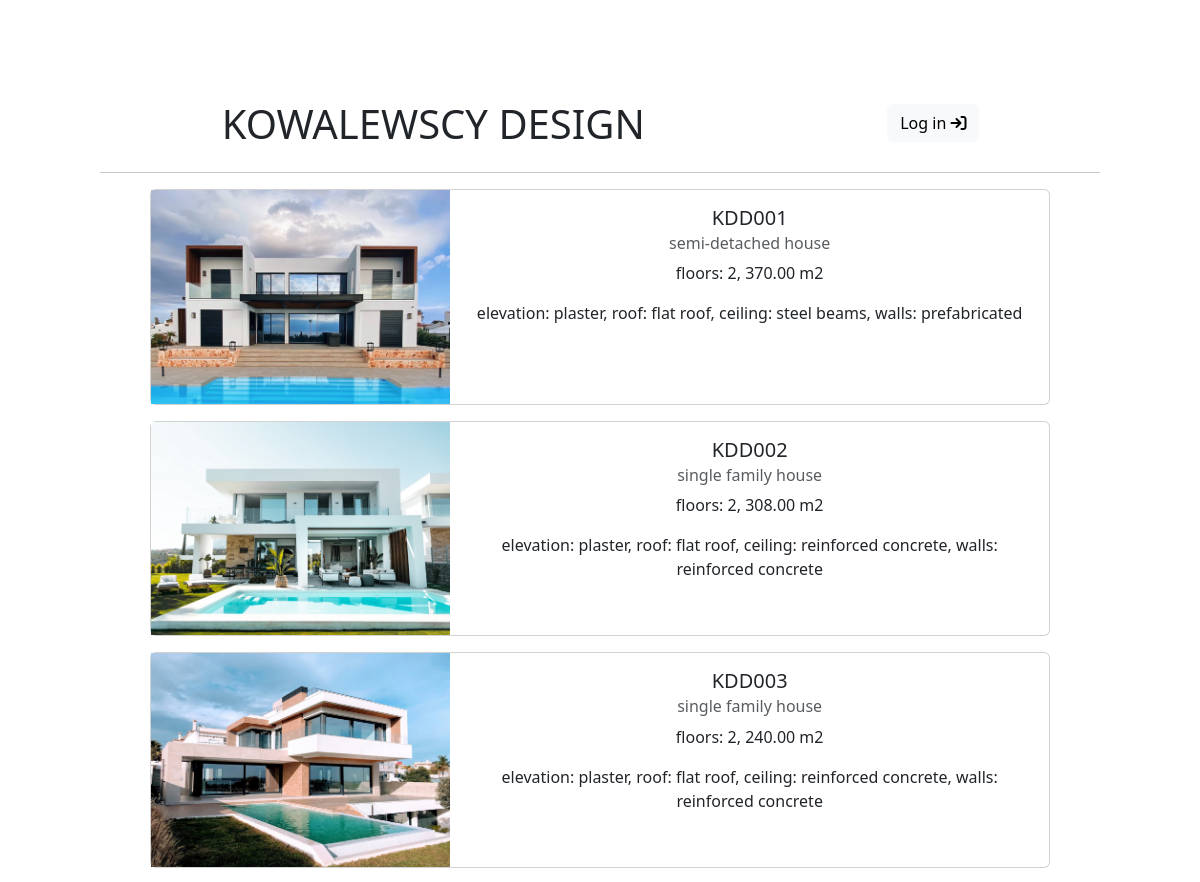
The page /design/all/ (upper part) on the database as committed earlier.
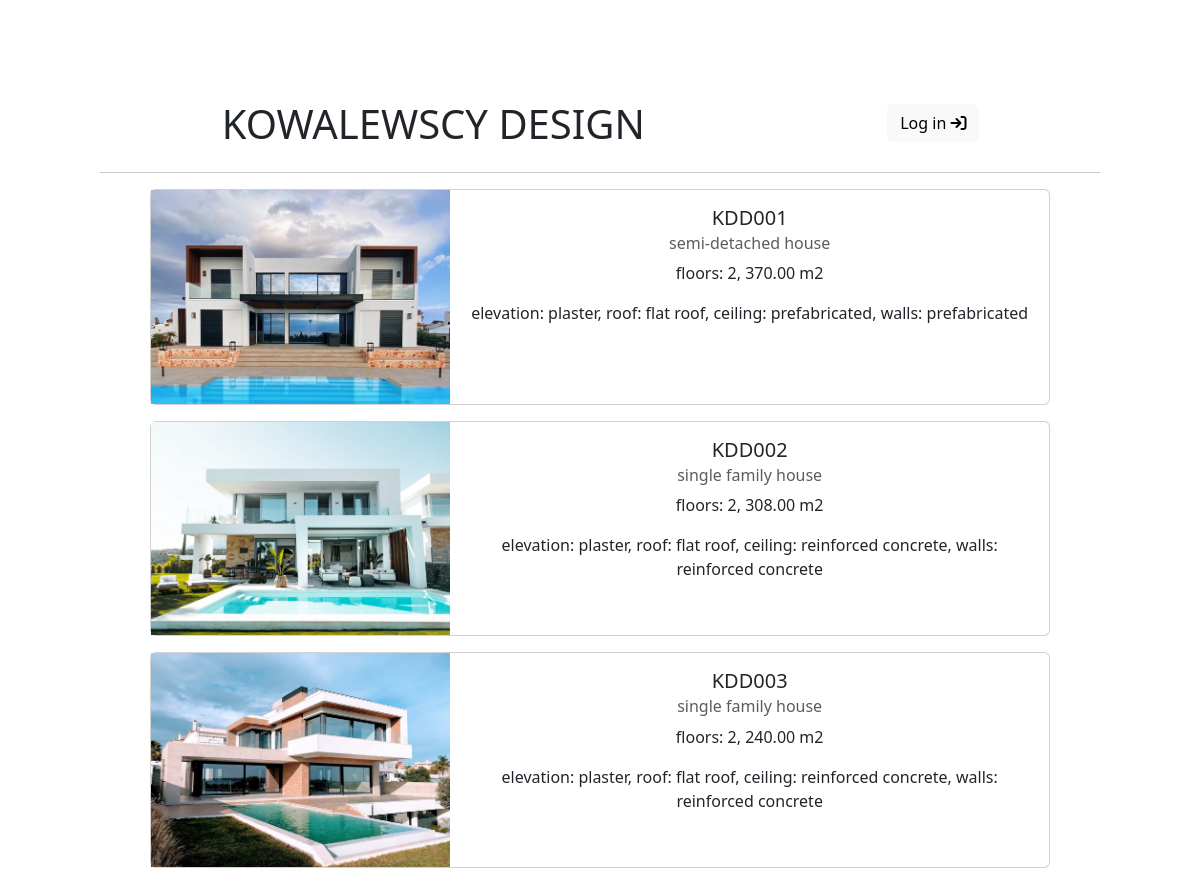
The same page on the database as committed later.
### buildings_app/models.py (models this page shows)
class Project(models.Model):
    SFH = 'single family house'
    SDH = 'semi-detached house'
    IN = 'industry'
    RD = 'redecoration'
    OT = 'other type'
    TB = 'timber'
    PL = 'plaster'
    SS = 'steel sheet'
    ST = 'stone'
    FR = 'flat roof'
    OG = 'open gamble'
    HR = 'hipped roof'
    DM = 'dormer'
    RC = 'reinforced concrete'
    WD = 'wood'
    SB = 'steel beams'
    PB = 'prefabricated'
    BW = 'bricks'
    TYPES_BUILDING = [
        (SFH, 'single family house'),
        (SDH, 'semi-detached house'),
        (IN, 'industry'),
        (RD, 'redecoration'),
        (OT, 'other type'),
    ]
    symbol = models.CharField(max_length=6, blank=False, unique=True)               # Each project has unique name
    type = models.CharField(max_length=30, choices=TYPES_BUILDING, default=OT)
    investor_first_name = models.CharField(max_length=30, null=True, blank=True)
    investor_last_name = models.CharField(max_length=30, null=True, blank=True)
    date_of_the_order = models.DateField(null=True, blank=True)
    floors = models.PositiveSmallIntegerField(blank=True, default=0)
    area = models.DecimalField(max_digits=8, decimal_places=2, default=0.00)
    TYPES_WALL = [
        (RC, 'reinforced concrete'),
        (WD, 'wood'),
        (SB, 'steel beams'),
        (PB, 'prefabricated'),
        (BW, 'bricks'),
        (OT, 'other type'),
    ]
    walls = models.CharField(max_length=30, choices=TYPES_WALL, default=OT)
    TYPES_CEILING = [
        (RC, 'reinforced concrete'),
        (WD, 'wood'),
        (SB, 'steel beams'),
        (PB, 'prefabricated'),
        (OT, 'other type'),
    ]
    ceiling = models.CharField(max_length=30, choices=TYPES_CEILING, default=OT)
    TYPES_ROOF = [
        (FR, 'flat roof'),
        (OG, 'open gamble'),
        (HR, 'hipped roof'),
        (DM, 'dormer'),
        (OT, 'other type'),
    ]
    roof = models.CharField(max_length=30, choices=TYPES_ROOF, default=OT)
    TYPES_ELEVATION = [
        (TB, 'timber'),
        (PL, 'plaster'),
        (SS, 'steel sheet'),
        (ST, 'stone'),
        (OT, 'other type'),
    ]
    elevation = models.CharField(max_length=30, choices=TYPES_ELEVATION, default=OT)
    view = models.ImageField(upload_to='views', null=True, blank=True)
    def parameters(self):
        return "floors: {}, {} m2".format(self.floors, self.area)
    def description(self):
        return "elevation: {}, " \
               "roof: {}, " \
               "ceiling: {}, " \
               "walls: {}".format(self.elevation, self.roof, self.ceiling, self.walls)

### buildings_app/views.py (the view)
# urls.py: path('all/', all_objects, name="all_objects"),
def all_objects(request):
    all_buildings = Project.objects.all()
    return render(request, 'design.html', {"objects": all_buildings})

### templates/design.html (shortened to what this page needs)
{% extends 'basic.html' %}
{% block site %}
<div class="container text-center">
    <div class="row">
        <div class="col-8">
            <h1>KOWALEWSCY DESIGN</h1>
        </div>
        <div class="col">
            {% if user.is_authenticated %}
            <p> User: {{user.username}} </p>
            <a href="{% url 'new_building' %}" class="btn btn-light" style="margin: 4px"> Add new </a>
            <a href="{% url 'logout' %}" class="btn btn-light" style="margin: 4px"> Logout </a>
            {% else %}
            <a href="{% url 'login' %}"class="btn btn-light" style="margin: 4px"> Log in <i class="fa-solid fa-arrow-right-to-bracket"></i></a>
            {% endif %}
        </div>
    </div>
</div>
<hr>
<center>
    {% for object in objects %}
    <div class="card mb-3" style="max-width: 900px;">
        <div class="row g-0">
            <div class="col-md-4">
                <img src="/media/{{object.view}}" alt="view" class="img-fluid rounded-star">
            </div>
            <div class="col-md-8">
                <div class="card-body">
                    <h5 class="card-title">{{object.symbol}}</h5>
                    <h6 class="card-subtitle mb-2 text-muted">{{object.type}}</h6>
                    <p>{{object.parameters}}</p>
                    <p>{{object.description}}</p>
                </div>
            </div>
        </div>
    </div>
    {% endfor %}
</center>
{% endblock %}

### templates/basic.html (shortened to what this page needs)
{% load static %}
<!doctype html>
<html lang="en">
<head>
    <link href="https://cdn.jsdelivr.net/npm/bootstrap@5.3.0-alpha1/dist/css/bootstrap.min.css" rel="stylesheet"
>
    <link rel="stylesheet" href="{% static 'global_css.css' %}">
</head>
<body>
{% block site %} {% endblock %}
</body>
</html>

### my_static/global_css.css (style rules this page uses)
body { margin: 100px; }

Rows that differ between the two databases and show on the page:
changed Project "KDD001": description "elevation: plaster, roof: flat roof, ceiling: steel beams, walls: prefabricated" → "elevation: plaster, roof: flat roof, ceiling: prefabricated, walls: prefabricated"
